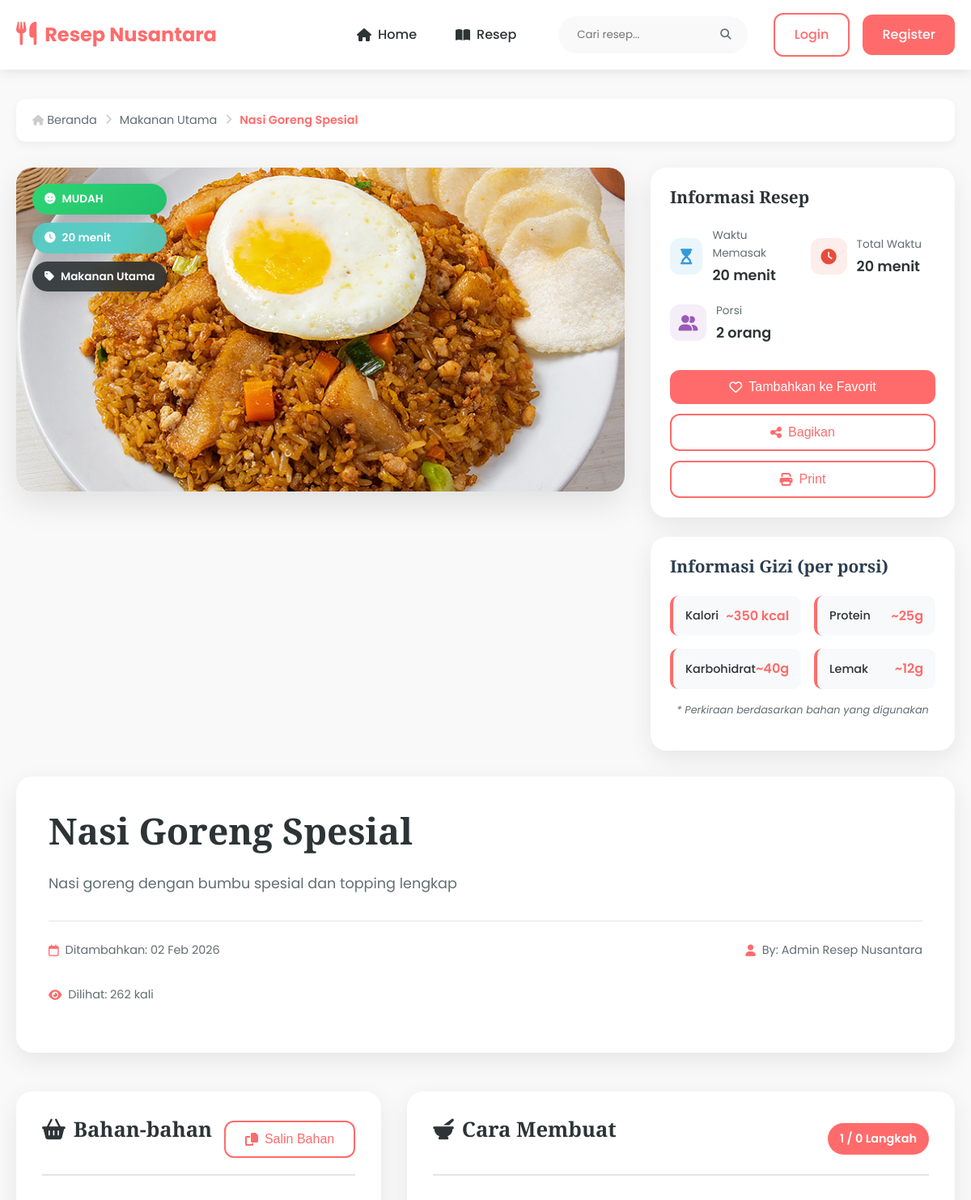
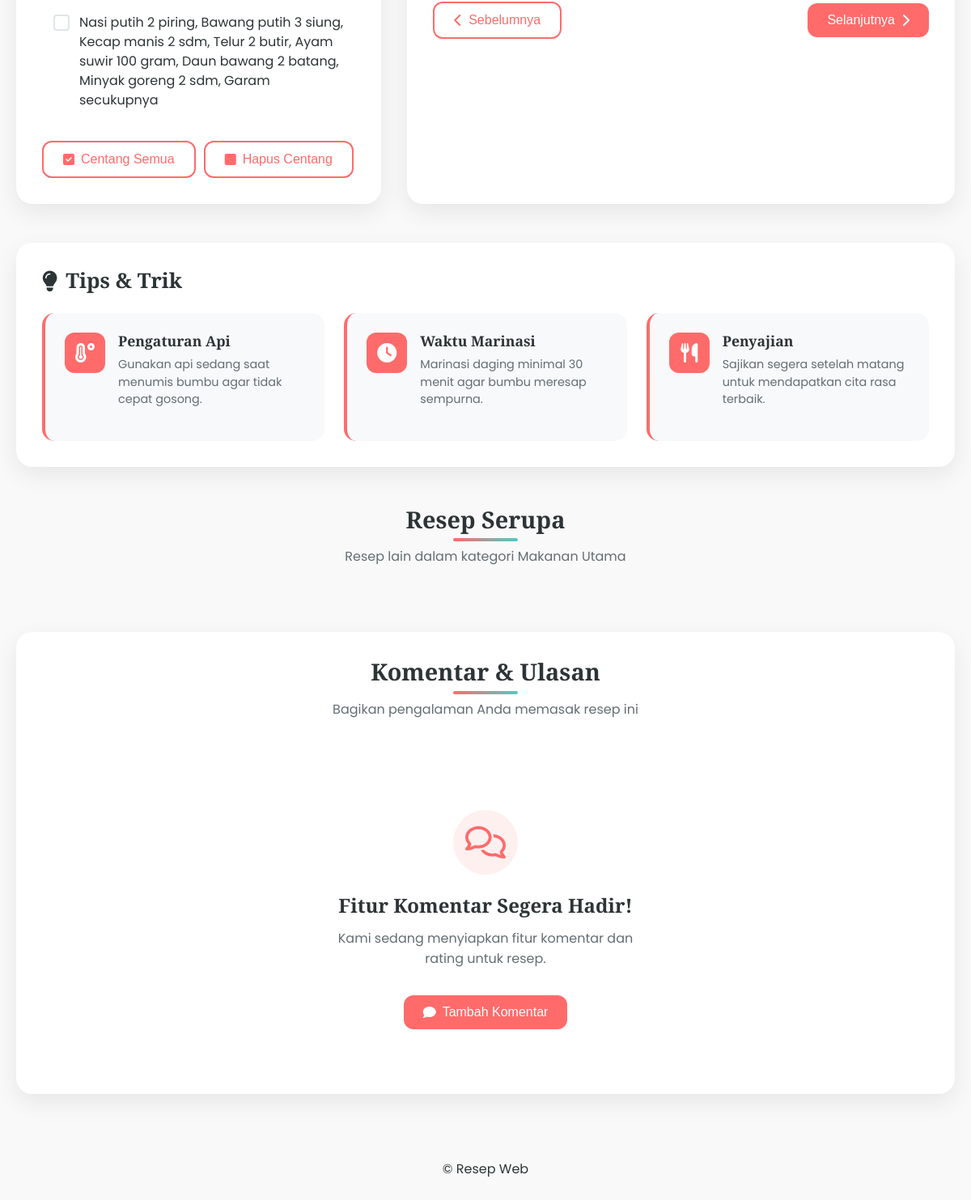
/?page=resep&id=1, run on the app's committed database (2 pictures, top to bottom).
### tables this page shows
CREATE TABLE `resep` (
  `id` int(11) NOT NULL,
  `judul` varchar(200) NOT NULL,
  `deskripsi` text DEFAULT NULL,
  `bahan` text NOT NULL,
  `langkah` text NOT NULL,
  `waktu` int(11) DEFAULT NULL COMMENT 'Waktu memasak dalam menit',
  `porsi` int(11) DEFAULT NULL,
  `tingkat_kesulitan` enum('Mudah','Sedang','Sulit') DEFAULT 'Sedang',
  `kategori` varchar(50) DEFAULT NULL,
  `gambar_url` varchar(500) DEFAULT NULL,
  `created_at` timestamp NOT NULL DEFAULT current_timestamp()
);

### includes/database.php (called while the page is built, shortened)
<?php
if (!defined('DB_INITIALIZED')) {
    $conn = new mysqli(DB_HOST, DB_USER, DB_PASS, DB_NAME);
    $conn->set_charset("utf8mb4");
}
if (!defined('DB_FUNCTIONS_LOADED')) {
function getRecipesByCategory($category, $limit = 10) {
    global $conn;
    $sql = "SELECT * FROM resep WHERE kategori = ? ORDER BY created_at DESC LIMIT ?";
    $stmt = $conn->prepare($sql);
    $stmt->bind_param("si", $category, $limit);
    $stmt->execute();
    return $stmt->get_result();
}
function getRecipeImage($recipe) {
    $recipe_slug = strtolower(preg_replace('/[^a-z0-9]+/i', '-', $recipe['judul'] ?? ''));
    $upload_dir = 'assets/images/uploads/recipes/';
    $possible_files = [
        $upload_dir . $recipe_slug . '.jpg',
        $upload_dir . $recipe_slug . '.jpeg',
        $upload_dir . $recipe_slug . '.png',
        $upload_dir . $recipe_slug . '.webp',
    ];
    foreach ($possible_files as $file) {
        if (file_exists($file)) {
            return $file;
        }
    }
    return 'assets/images/default-recipe.jpg';
}
function getRecipeWithImage($id) {
    global $conn;
    $sql = "SELECT * FROM resep WHERE id = ?";
    $stmt = $conn->prepare($sql);
    $stmt->bind_param("i", $id);
    $stmt->execute();
    $result = $stmt->get_result();
    if ($row = $result->fetch_assoc()) {
        $row['image_url'] = getRecipeImage($row);
        return $row;
    }
    return null;
}
}
?>

### pages/resep.php (the view, shortened to what this page needs)
<?php
require_once __DIR__ . '/../includes/database.php';
$recipe_id = $_GET['id'] ?? null;
$recipe_id = $recipe_id ? (int)$recipe_id : null;
$recipe = getRecipeWithImage($recipe_id);
$is_favorited = false;
$bahan_list = explode("\n", $recipe['bahan'] ?? '');
$cara_masak_list = explode("\n", $recipe['cara_masak'] ?? '');
$similar_recipes = getRecipesByCategory($recipe['kategori'], 3);
?>
<section class="recipe-detail-section">
    <div class="container">
        <nav class="breadcrumb">
            <a href="?page=home"><i class="fas fa-home"></i> Beranda</a>
            <i class="fas fa-chevron-right"></i>
            <a href="?page=home#categories"><?= htmlspecialchars($recipe['kategori']) ?></a>
            <i class="fas fa-chevron-right"></i>
            <span class="current"><?= htmlspecialchars($recipe['judul']) ?></span>
        </nav>
        <div class="recipe-header">
            <div class="recipe-hero">
                <div class="recipe-main-image">
                    <img src="<?= htmlspecialchars($recipe['image_url']) ?>"
                         alt="<?= htmlspecialchars($recipe['judul']) ?>"
                         class="recipe-image"
                         onerror="this.onerror=null;this.src='assets/images/default-recipe.jpg';">
                    <div class="recipe-badges">
                        <span class="badge difficulty-badge <?=
                            strtolower($recipe['tingkat_kesulitan']) == 'mudah' ? 'difficulty-easy' :
                            (strtolower($recipe['tingkat_kesulitan']) == 'sedang' ? 'difficulty-medium' : 'difficulty-hard')
                        ?>">
                            <i class="fas fa-<?=
                                strtolower($recipe['tingkat_kesulitan']) == 'mudah' ? 'smile' :
                                (strtolower($recipe['tingkat_kesulitan']) == 'sedang' ? 'meh' : 'fire')
                            ?>"></i>
                            <?= ucfirst($recipe['tingkat_kesulitan']) ?>
                        </span>
                        <span class="badge time-badge">
                            <i class="fas fa-clock"></i>
                            <?= ($recipe['waktu'] ?? 0) ?> menit
                        </span>
                        <span class="badge category-badge">
                            <i class="fas fa-tag"></i>
                            <?= htmlspecialchars($recipe['kategori']) ?>
                        </span>
                    </div>
                </div>
                <div class="recipe-sidebar">
                    <div class="sidebar-card">
                        <h3>Informasi Resep</h3>
                        <div class="info-grid">
                            <div class="info-item">
                                <div class="info-icon prep">
                                    <i class="fas fa-hourglass-start"></i>
                                </div>
                                <div class="info-content">
                                    <span class="info-label">Waktu Memasak</span>
                                    <span class="info-value"><?= ($recipe['waktu'] ?? 0) ?> menit</span>
                                </div>
                            </div>
                            <div class="info-item">
                                <div class="info-icon cook">
                                    <i class="fas fa-clock"></i>
                                </div>
                                <div class="info-content">
                                    <span class="info-label">Total Waktu</span>
                                    <span class="info-value"><?= ($recipe['waktu'] ?? 0) ?> menit</span>
                                </div>
                            </div>
                            <div class="info-item">
                                <div class="info-icon serving">
                                    <i class="fas fa-user-friends"></i>
                                </div>
                                <div class="info-content">
                                    <span class="info-label">Porsi</span>
                                    <span class="info-value"><?= $recipe['porsi'] ?> orang</span>
                                </div>
                            </div>
                        </div>
                        <div class="action-buttons">
                            <button class="btn btn-primary btn-favorite <?= $is_favorited ? 'active' : '' ?>"
                                    id="favoriteBtn"
                                    data-recipe-id="<?= $recipe['id'] ?>">
                                <i class="<?= $is_favorited ? 'fas' : 'far' ?> fa-heart"></i>
                                <span><?= $is_favorited ? 'Favorited' : 'Tambahkan ke Favorit' ?></span>
                            </button>
                            <button class="btn btn-outline" id="shareBtn">
                                <i class="fas fa-share-alt"></i> Bagikan
                            </button>
                            <button class="btn btn-outline" id="printBtn">
                                <i class="fas fa-print"></i> Print
                            </button>
                        </div>
                    </div>
                    <div class="sidebar-card nutrition-card">
                        <h3>Informasi Gizi (per porsi)</h3>
                        <div class="nutrition-grid">
                            <div class="nutrition-item">
                                <span class="nutrition-label">Kalori</span>
                                <span class="nutrition-value">~350 kcal</span>
                            </div>
                            <div class="nutrition-item">
                                <span class="nutrition-label">Protein</span>
                                <span class="nutrition-value">~25g</span>
                            </div>
                            <div class="nutrition-item">
                                <span class="nutrition-label">Karbohidrat</span>
                                <span class="nutrition-value">~40g</span>
                            </div>
                            <div class="nutrition-item">
                                <span class="nutrition-label">Lemak</span>
                                <span class="nutrition-value">~12g</span>
                            </div>
                        </div>
                        <p class="nutrition-note">* Perkiraan berdasarkan bahan yang digunakan</p>
                    </div>
                </div>
            </div>
            <div class="recipe-title-section">
                <h1><?= htmlspecialchars($recipe['judul']) ?></h1>
                <p class="recipe-description">
                    <?= nl2br(htmlspecialchars($recipe['deskripsi'])) ?>
                </p>
                <div class="recipe-meta">
                    <div class="meta-item">
                        <i class="far fa-calendar"></i>
                        <span>Ditambahkan: <?= date('d M Y', strtotime($recipe['created_at'])) ?></span>
                    </div>
                    <div class="meta-item">
                        <i class="fas fa-user"></i>
                        <span>By: Admin Resep Nusantara</span>
                    </div>
                    <div class="meta-item">
                        <i class="fas fa-eye"></i>
                        <span>Dilihat: <?= rand(100, 1000) ?> kali</span>
                    </div>
                </div>
            </div>
        </div>
        <div class="recipe-content-grid">
            <div class="ingredients-section">
                <div class="section-header-row">
                    <h2><i class="fas fa-shopping-basket"></i> Bahan-bahan</h2>
                    <button class="btn btn-outline btn-sm" id="copyIngredients">
                        <i class="fas fa-copy"></i> Salin Bahan
                    </button>
                </div>
                <div class="ingredients-list" id="ingredientsList">
                    <?php foreach ($bahan_list as $index => $bahan):
                        if (trim($bahan)): ?>
                            <div class="ingredient-item">
                                <label for="ingredient-<?= $index ?>">
                                    <span class="checkmark"></span>
                                    <span class="ingredient-text"><?= htmlspecialchars(trim($bahan)) ?></span>
                                </label>
                            </div>
                        <?php endif;
                    endforeach; ?>
                </div>
                <div class="ingredients-actions">
                    <button class="btn btn-outline btn-sm" id="checkAll">
                        <i class="fas fa-check-square"></i> Centang Semua
                    </button>
                    <button class="btn btn-outline btn-sm" id="uncheckAll">
                        <i class="fas fa-square"></i> Hapus Centang
                    </button>
                </div>
            </div>
            <div class="instructions-section">
                <div class="section-header-row">
                    <h2><i class="fas fa-mortar-pestle"></i> Cara Membuat</h2>
                    <div class="step-counter">
                        <span id="currentStep">1</span> / <span id="totalSteps"><?= count(array_filter($cara_masak_list)) ?></span> Langkah
                    </div>
                </div>
                <div class="instructions-actions">
                    <button class="btn btn-outline" id="prevStep">
                    </button>
                    <button class="btn btn-primary" id="nextStep">
                    </button>
                </div>
            </div>
        </div>
        <div class="tips-section">
            <h3><i class="fas fa-lightbulb"></i> Tips & Trik</h3>
            <div class="tips-grid">
                <div class="tip-card">
                    <div class="tip-icon">
                        <i class="fas fa-temperature-high"></i>
                    </div>
                    <div class="tip-content">
                        <h4>Pengaturan Api</h4>
                        <p>Gunakan api sedang saat menumis bumbu agar tidak cepat gosong.</p>
                    </div>
                </div>
                <div class="tip-card">
                    <div class="tip-icon">
                        <i class="fas fa-clock"></i>
                    </div>
                    <div class="tip-content">
                        <h4>Waktu Marinasi</h4>
                        <p>Marinasi daging minimal 30 menit agar bumbu meresap sempurna.</p>
                    </div>
                </div>
                <div class="tip-card">
                    <div class="tip-icon">
                        <i class="fas fa-utensils"></i>
                    </div>
                    <div class="tip-content">
                        <h4>Penyajian</h4>
                        <p>Sajikan segera setelah matang untuk mendapatkan cita rasa terbaik.</p>
                    </div>
                </div>
            </div>
        </div>
        <?php if ($similar_recipes->num_rows > 0): ?>
        <div class="similar-recipes-section">
            <div class="section-header">
                <h2 class="section-title">Resep Serupa</h2>
                <p class="section-subtitle">Resep lain dalam kategori <?= htmlspecialchars($recipe['kategori']) ?></p>
            </div>
        </div>
        <?php endif; ?>
        <div class="comments-section">
            <div class="section-header">
                <h2 class="section-title">Komentar & Ulasan</h2>
                <p class="section-subtitle">Bagikan pengalaman Anda memasak resep ini</p>
            </div>
            <div class="comments-placeholder">
                <div class="placeholder-icon">
                    <i class="far fa-comments"></i>
                </div>
                <h3>Fitur Komentar Segera Hadir!</h3>
                <p>Kami sedang menyiapkan fitur komentar dan rating untuk resep.</p>
                <button class="btn btn-primary" disabled>
                    <i class="fas fa-comment"></i> Tambah Komentar
                </button>
            </div>
        </div>
    </div>
</section>

### data on the page
resep: kategori "Makanan Utama", judul "Nasi Goreng Spesial", tingkat_kesulitan "MUDAH", waktu "20", porsi "2", deskripsi "Nasi goreng dengan bumbu spesial dan topping lengkap", created_at "02 Feb 2026", bahan "Nasi putih 2 piring, Bawang putih 3 siung, Kecap manis 2 sdm, Telur 2 butir, Ayam suwir 100 gram, Daun bawang 2 batang, Minyak goreng 2 sdm, Garam secukupnya"

### other printed values
count(array_filter($cara_masak_list)) "0"
